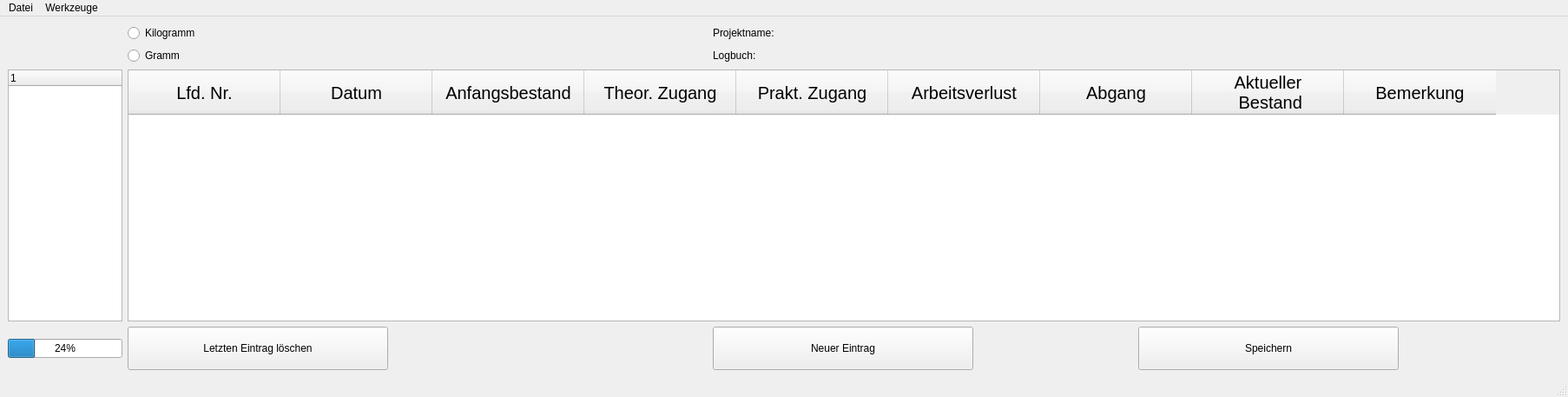
<?xml version="1.0" encoding="UTF-8"?>
<ui version="4.0">
 <class>MainWindow</class>
 <widget class="QMainWindow" name="MainWindow">
  <property name="geometry">
   <rect>
    <x>0</x>
    <y>0</y>
    <width>1806</width>
    <height>457</height>
   </rect>
  </property>
  <property name="minimumSize">
   <size>
    <width>0</width>
    <height>0</height>
   </size>
  </property>
  <property name="windowTitle">
   <string>BtM Buchhalter</string>
  </property>
  <widget class="QWidget" name="centralwidget">
   <property name="enabled">
    <bool>true</bool>
   </property>
   <property name="autoFillBackground">
    <bool>false</bool>
   </property>
   <layout class="QGridLayout" name="gridLayout">
    <item row="4" column="5">
     <widget class="QPushButton" name="pushButton_NeuerEintrag">
      <property name="minimumSize">
       <size>
        <width>200</width>
        <height>50</height>
       </size>
      </property>
      <property name="maximumSize">
       <size>
        <width>300</width>
        <height>16777215</height>
       </size>
      </property>
      <property name="text">
       <string>Neuer Eintrag</string>
      </property>
      <property name="default">
       <bool>false</bool>
      </property>
     </widget>
    </item>
    <item row="4" column="6">
     <widget class="QPushButton" name="pushButton_speicher">
      <property name="minimumSize">
       <size>
        <width>200</width>
        <height>50</height>
       </size>
      </property>
      <property name="maximumSize">
       <size>
        <width>300</width>
        <height>16777215</height>
       </size>
      </property>
      <property name="text">
       <string>Speichern</string>
      </property>
      <property name="autoDefault">
       <bool>true</bool>
      </property>
      <property name="default">
       <bool>false</bool>
      </property>
      <property name="flat">
       <bool>false</bool>
      </property>
     </widget>
    </item>
    <item row="3" column="2">
     <spacer name="horizontalSpacer_2">
      <property name="orientation">
       <enum>Qt::Horizontal</enum>
      </property>
      <property name="sizeHint" stdset="0">
       <size>
        <width>40</width>
        <height>20</height>
       </size>
      </property>
     </spacer>
    </item>
    <item row="3" column="3">
     <spacer name="horizontalSpacer_3">
      <property name="orientation">
       <enum>Qt::Horizontal</enum>
      </property>
      <property name="sizeHint" stdset="0">
       <size>
        <width>40</width>
        <height>20</height>
       </size>
      </property>
     </spacer>
    </item>
    <item row="3" column="4" colspan="3">
     <widget class="QTableWidget" name="tableWidget">
      <property name="sizePolicy">
       <sizepolicy hsizetype="Expanding" vsizetype="Expanding">
        <horstretch>0</horstretch>
        <verstretch>0</verstretch>
       </sizepolicy>
      </property>
      <property name="minimumSize">
       <size>
        <width>1650</width>
        <height>0</height>
       </size>
      </property>
      <property name="alternatingRowColors">
       <bool>false</bool>
      </property>
      <property name="gridStyle">
       <enum>Qt::SolidLine</enum>
      </property>
      <property name="columnCount">
       <number>9</number>
      </property>
      <attribute name="horizontalHeaderMinimumSectionSize">
       <number>175</number>
      </attribute>
      <attribute name="horizontalHeaderDefaultSectionSize">
       <number>175</number>
      </attribute>
      <attribute name="verticalHeaderCascadingSectionResizes">
       <bool>false</bool>
      </attribute>
      <attribute name="verticalHeaderMinimumSectionSize">
       <number>50</number>
      </attribute>
      <attribute name="verticalHeaderDefaultSectionSize">
       <number>50</number>
      </attribute>
      <column>
       <property name="text">
        <string>Lfd. Nr.</string>
       </property>
       <property name="font">
        <font>
         <pointsize>15</pointsize>
        </font>
       </property>
      </column>
      <column>
       <property name="text">
        <string>Datum</string>
       </property>
       <property name="font">
        <font>
         <pointsize>15</pointsize>
        </font>
       </property>
      </column>
      <column>
       <property name="text">
        <string>Anfangsbestand</string>
       </property>
       <property name="font">
        <font>
         <pointsize>15</pointsize>
        </font>
       </property>
      </column>
      <column>
       <property name="text">
        <string>Theor. Zugang</string>
       </property>
       <property name="font">
        <font>
         <pointsize>15</pointsize>
        </font>
       </property>
      </column>
      <column>
       <property name="text">
        <string>Prakt. Zugang</string>
       </property>
       <property name="font">
        <font>
         <pointsize>15</pointsize>
        </font>
       </property>
      </column>
      <column>
       <property name="text">
        <string>Arbeitsverlust</string>
       </property>
       <property name="font">
        <font>
         <pointsize>15</pointsize>
        </font>
       </property>
      </column>
      <column>
       <property name="text">
        <string>Abgang</string>
       </property>
       <property name="font">
        <font>
         <pointsize>15</pointsize>
        </font>
       </property>
      </column>
      <column>
       <property name="text">
        <string>Aktueller 
 Bestand</string>
       </property>
       <property name="font">
        <font>
         <pointsize>15</pointsize>
        </font>
       </property>
      </column>
      <column>
       <property name="text">
        <string>Bemerkung</string>
       </property>
       <property name="font">
        <font>
         <pointsize>15</pointsize>
        </font>
       </property>
      </column>
     </widget>
    </item>
    <item row="2" column="4">
     <widget class="QRadioButton" name="radioButton_gramm">
      <property name="text">
       <string>Gramm</string>
      </property>
     </widget>
    </item>
    <item row="4" column="7">
     <spacer name="horizontalSpacer">
      <property name="orientation">
       <enum>Qt::Horizontal</enum>
      </property>
      <property name="sizeHint" stdset="0">
       <size>
        <width>40</width>
        <height>20</height>
       </size>
      </property>
     </spacer>
    </item>
    <item row="2" column="6">
     <widget class="QLabel" name="label_pfad">
      <property name="text">
       <string/>
      </property>
     </widget>
    </item>
    <item row="4" column="1">
     <widget class="QProgressBar" name="progressBar">
      <property name="value">
       <number>24</number>
      </property>
     </widget>
    </item>
    <item row="2" column="7">
     <spacer name="horizontalSpacer_5">
      <property name="orientation">
       <enum>Qt::Horizontal</enum>
      </property>
      <property name="sizeHint" stdset="0">
       <size>
        <width>40</width>
        <height>20</height>
       </size>
      </property>
     </spacer>
    </item>
    <item row="4" column="4">
     <widget class="QPushButton" name="pushButton_EintragLoeschen">
      <property name="minimumSize">
       <size>
        <width>200</width>
        <height>50</height>
       </size>
      </property>
      <property name="maximumSize">
       <size>
        <width>300</width>
        <height>300</height>
       </size>
      </property>
      <property name="text">
       <string>Letzten Eintrag löschen</string>
      </property>
      <property name="autoDefault">
       <bool>false</bool>
      </property>
      <property name="default">
       <bool>false</bool>
      </property>
     </widget>
    </item>
    <item row="3" column="1">
     <widget class="QTreeWidget" name="treeWidget">
      <column>
       <property name="text">
        <string notr="true">1</string>
       </property>
      </column>
     </widget>
    </item>
    <item row="1" column="4">
     <widget class="QRadioButton" name="radioButton_kilogramm">
      <property name="text">
       <string>Kilogramm</string>
      </property>
     </widget>
    </item>
    <item row="3" column="0">
     <spacer name="horizontalSpacer_4">
      <property name="orientation">
       <enum>Qt::Horizontal</enum>
      </property>
      <property name="sizeHint" stdset="0">
       <size>
        <width>40</width>
        <height>20</height>
       </size>
      </property>
     </spacer>
    </item>
    <item row="1" column="5">
     <widget class="QLabel" name="ProjektnameLabel">
      <property name="text">
       <string>Projektname:</string>
      </property>
     </widget>
    </item>
    <item row="2" column="5">
     <widget class="QLabel" name="LogbuchLabel">
      <property name="text">
       <string>Logbuch:</string>
      </property>
     </widget>
    </item>
    <item row="1" column="6">
     <widget class="QLabel" name="label_projekt">
      <property name="text">
       <string/>
      </property>
     </widget>
    </item>
    <item row="1" column="7">
     <spacer name="horizontalSpacer_6">
      <property name="orientation">
       <enum>Qt::Horizontal</enum>
      </property>
      <property name="sizeHint" stdset="0">
       <size>
        <width>40</width>
        <height>20</height>
       </size>
      </property>
     </spacer>
    </item>
   </layout>
  </widget>
  <widget class="QMenuBar" name="menubar">
   <property name="geometry">
    <rect>
     <x>0</x>
     <y>0</y>
     <width>1806</width>
     <height>21</height>
    </rect>
   </property>
   <widget class="QMenu" name="menuDatei">
    <property name="title">
     <string>Datei</string>
    </property>
    <addaction name="actionNeues_Projekt"/>
    <addaction name="actionProjekt_ffnen"/>
    <addaction name="separator"/>
    <addaction name="actionNeues_Logbuch"/>
    <addaction name="actionLogbuch_laden"/>
    <addaction name="actionLogbuch_speichen"/>
    <addaction name="actionLogbuch_speichern_unter"/>
   </widget>
   <widget class="QMenu" name="menuWerkzeuge">
    <property name="title">
     <string>Werkzeuge</string>
    </property>
    <addaction name="actionBerechnen"/>
   </widget>
   <addaction name="menuDatei"/>
   <addaction name="menuWerkzeuge"/>
  </widget>
  <widget class="QStatusBar" name="statusBar"/>
  <action name="actionNeues_Projekt">
   <property name="text">
    <string>Neues Projekt</string>
   </property>
   <property name="statusTip">
    <string>Erstellt ein neues Projekt(Ordner)</string>
   </property>
   <property name="whatsThis">
    <string/>
   </property>
   <property name="shortcut">
    <string>Ctrl+Shift+N</string>
   </property>
  </action>
  <action name="actionProjekt_ffnen">
   <property name="text">
    <string>Projekt öffnen</string>
   </property>
   <property name="shortcut">
    <string>Ctrl+Shift+N</string>
   </property>
  </action>
  <action name="actionNeues_Logbuch">
   <property name="text">
    <string>Neues Logbuch</string>
   </property>
   <property name="shortcut">
    <string>Ctrl+N</string>
   </property>
  </action>
  <action name="actionLogbuch_laden">
   <property name="text">
    <string>Logbuch öffnen</string>
   </property>
   <property name="shortcut">
    <string>Ctrl+O</string>
   </property>
  </action>
  <action name="actionLogbuch_speichen">
   <property name="text">
    <string>Logbuch speichen</string>
   </property>
   <property name="shortcut">
    <string>Ctrl+S</string>
   </property>
  </action>
  <action name="actionNeues_Projekt_2">
   <property name="text">
    <string>Neues Projekt</string>
   </property>
  </action>
  <action name="actionLogbuch_speichern_unter">
   <property name="text">
    <string>Logbuch speichern unter</string>
   </property>
  </action>
  <action name="actionBerechnen">
   <property name="text">
    <string>Berechnen</string>
   </property>
   <property name="shortcut">
    <string>F5</string>
   </property>
  </action>
 </widget>
 <resources/>
 <connections/>
</ui>
